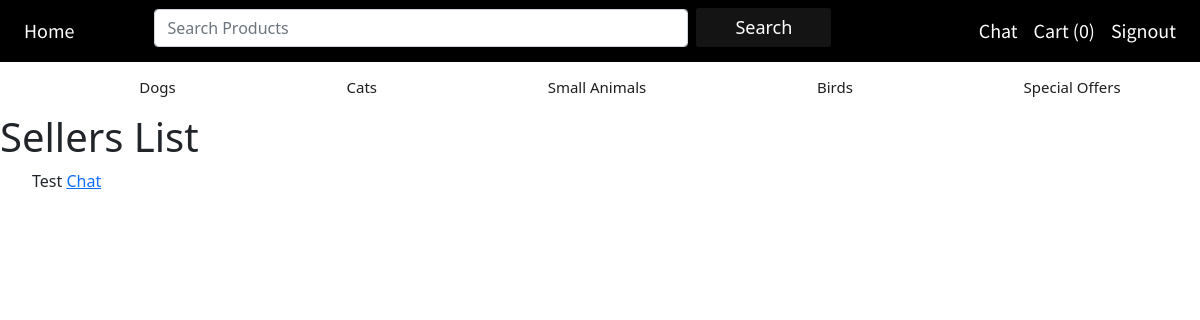
Page /sellers (signed in) on the earlier database version.
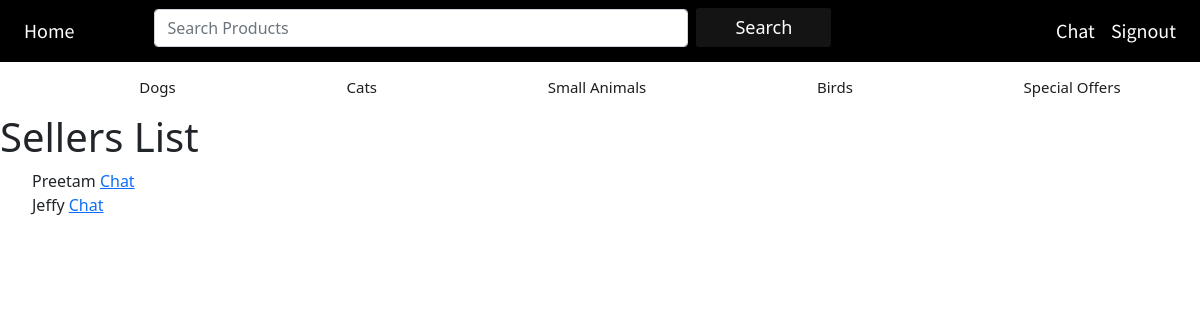
Same page on the later database version.
### website/models.py (models this page shows)
class User(db.Model, UserMixin):
    id = db.Column(db.Integer, primary_key=True)
    email = db.Column(db.String(150), unique=True)
    password = db.Column(db.String(150))
    userType = db.Column(db.String(20))
    firstName = db.Column(db.String(150))
    products = db.relationship('Products')
    messages_sent = db.relationship('Message', backref='sender', foreign_keys='Message.sender_id')
    messages_received = db.relationship('Message', backref='recipient', foreign_keys='Message.recipient_id')

### website/views.py (the view)
@views.route('/sellers')
@login_required
def sellers_list():
    sellers = User.query.filter_by(userType="seller").all()
    return render_template('sellers.html', user=current_user, sellers=sellers)

### website/__init__.py (called while the page is built)
def create_app():
    app = Flask(__name__)
    app.config['SECRET_KEY'] = 'ISEE'
    app.config['SQLALCHEMY_DATABASE_URI'] = f'sqlite:///{DB_NAME}'
    db.init_app(app)
    search = Search()
    search.init_app(app)
    from .views import views
    from .auth import auth
    app.register_blueprint(views, url_prefix='/')
    app.register_blueprint(auth, url_prefix='/')
    from .models import User, Products
    with app.app_context():
        db.create_all()
    login_manager = LoginManager()
    login_manager.login_view = 'auth.login'
    login_manager.init_app(app)
    @login_manager.user_loader
    def load_user(id):
        return User.query.get(int(id))
    return app

### website/templates/sellers.html (shortened to what this page needs)
{% extends "base.html" %}
{% block content %}
  <h1>Sellers List</h1>
  <ul>
    {% for seller in sellers %}
      <li>
        {{ seller.firstName }}
        <a href="{{ url_for('views.chat', seller_id=seller.id) }}">Chat</a>
      </li>
    {% endfor %}
  </ul>
{% endblock %}

Differences in the rows shown:
now on this page (row edited): User: firstName "Preetam"
changed User: userType "buyer" → "seller" (drawn)
changed User: firstName "Test" → "Jeffy"
Other differences:
{{ session['shopping_cart']|length }}: "0" → (not shown)
text no longer shown: "Cart ( )"
